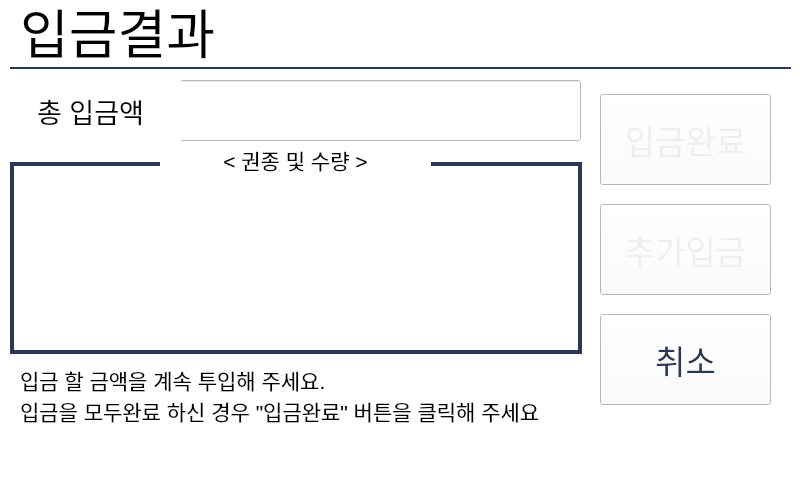
<?xml version="1.0" encoding="UTF-8"?>
<ui version="4.0">
 <class>page_result</class>
 <widget class="QWidget" name="page_result">
  <property name="geometry">
   <rect>
    <x>0</x>
    <y>0</y>
    <width>800</width>
    <height>480</height>
   </rect>
  </property>
  <property name="windowTitle">
   <string>Form</string>
  </property>
  <property name="styleSheet">
   <string notr="true">background-color: rgb(255, 255, 255);</string>
  </property>
  <widget class="QPushButton" name="btn_receipt">
   <property name="geometry">
    <rect>
     <x>820</x>
     <y>130</y>
     <width>171</width>
     <height>91</height>
    </rect>
   </property>
   <property name="font">
    <font>
     <pointsize>20</pointsize>
    </font>
   </property>
   <property name="styleSheet">
    <string notr="true">border-image: url(:/image/B2.png);</string>
   </property>
   <property name="text">
    <string>영수증</string>
   </property>
  </widget>
  <widget class="QLabel" name="label">
   <property name="geometry">
    <rect>
     <x>20</x>
     <y>350</y>
     <width>561</width>
     <height>91</height>
    </rect>
   </property>
   <property name="font">
    <font>
     <pointsize>16</pointsize>
     <weight>50</weight>
     <bold>false</bold>
    </font>
   </property>
   <property name="text">
    <string>입금 할 금액을 계속 투입해 주세요.  
입금을 모두완료 하신 경우 &quot;입금완료&quot; 버튼을 클릭해 주세요</string>
   </property>
  </widget>
  <widget class="QLineEdit" name="edit_eachTotal">
   <property name="geometry">
    <rect>
     <x>180</x>
     <y>80</y>
     <width>401</width>
     <height>61</height>
    </rect>
   </property>
   <property name="font">
    <font>
     <pointsize>17</pointsize>
     <weight>75</weight>
     <bold>true</bold>
    </font>
   </property>
   <property name="cursor">
    <cursorShape>ArrowCursor</cursorShape>
   </property>
   <property name="mouseTracking">
    <bool>true</bool>
   </property>
   <property name="focusPolicy">
    <enum>Qt::NoFocus</enum>
   </property>
   <property name="acceptDrops">
    <bool>true</bool>
   </property>
   <property name="styleSheet">
    <string notr="true">border-image: url(:/image/금액란.png);
color: rgb(255, 255, 255);</string>
   </property>
   <property name="text">
    <string/>
   </property>
   <property name="alignment">
    <set>Qt::AlignCenter</set>
   </property>
  </widget>
  <widget class="QLabel" name="label_2">
   <property name="geometry">
    <rect>
     <x>20</x>
     <y>0</y>
     <width>261</width>
     <height>61</height>
    </rect>
   </property>
   <property name="font">
    <font>
     <pointsize>40</pointsize>
     <weight>50</weight>
     <bold>false</bold>
     <underline>false</underline>
    </font>
   </property>
   <property name="text">
    <string>입금결과 </string>
   </property>
  </widget>
  <widget class="QLabel" name="label_3">
   <property name="geometry">
    <rect>
     <x>0</x>
     <y>80</y>
     <width>181</width>
     <height>61</height>
    </rect>
   </property>
   <property name="font">
    <font>
     <pointsize>20</pointsize>
     <weight>50</weight>
     <bold>false</bold>
    </font>
   </property>
   <property name="text">
    <string>총 입금액</string>
   </property>
   <property name="alignment">
    <set>Qt::AlignCenter</set>
   </property>
  </widget>
  <widget class="QLabel" name="lbl_status">
   <property name="geometry">
    <rect>
     <x>280</x>
     <y>20</y>
     <width>491</width>
     <height>41</height>
    </rect>
   </property>
   <property name="font">
    <font>
     <pointsize>15</pointsize>
     <weight>50</weight>
     <bold>false</bold>
    </font>
   </property>
   <property name="text">
    <string/>
   </property>
  </widget>
  <widget class="QWidget" name="layoutWidget">
   <property name="geometry">
    <rect>
     <x>600</x>
     <y>80</y>
     <width>173</width>
     <height>341</height>
    </rect>
   </property>
   <layout class="QVBoxLayout" name="verticalLayout">
    <property name="spacing">
     <number>5</number>
    </property>
    <property name="topMargin">
     <number>0</number>
    </property>
    <property name="bottomMargin">
     <number>0</number>
    </property>
    <item>
     <widget class="QPushButton" name="btn_confirmDeposit">
      <property name="minimumSize">
       <size>
        <width>171</width>
        <height>91</height>
       </size>
      </property>
      <property name="maximumSize">
       <size>
        <width>171</width>
        <height>91</height>
       </size>
      </property>
      <property name="font">
       <font>
        <pointsize>25</pointsize>
       </font>
      </property>
      <property name="focusPolicy">
       <enum>Qt::NoFocus</enum>
      </property>
      <property name="styleSheet">
       <string notr="true">border-image: url(:/image/버튼4.png);
color: rgb(238, 238, 236);</string>
      </property>
      <property name="text">
       <string>입금완료</string>
      </property>
     </widget>
    </item>
    <item>
     <widget class="QPushButton" name="btn_additionalDeposit">
      <property name="minimumSize">
       <size>
        <width>171</width>
        <height>91</height>
       </size>
      </property>
      <property name="maximumSize">
       <size>
        <width>171</width>
        <height>91</height>
       </size>
      </property>
      <property name="font">
       <font>
        <pointsize>25</pointsize>
       </font>
      </property>
      <property name="focusPolicy">
       <enum>Qt::NoFocus</enum>
      </property>
      <property name="styleSheet">
       <string notr="true">border-image: url(:/image/버튼4.png);
color: rgb(238, 238, 236);</string>
      </property>
      <property name="text">
       <string>추가입금</string>
      </property>
     </widget>
    </item>
    <item>
     <widget class="QPushButton" name="btn_cancelDeposit">
      <property name="minimumSize">
       <size>
        <width>171</width>
        <height>91</height>
       </size>
      </property>
      <property name="maximumSize">
       <size>
        <width>171</width>
        <height>91</height>
       </size>
      </property>
      <property name="font">
       <font>
        <pointsize>25</pointsize>
       </font>
      </property>
      <property name="focusPolicy">
       <enum>Qt::NoFocus</enum>
      </property>
      <property name="styleSheet">
       <string notr="true">border-image: url(:/image/버튼5.png);
color: rgb(41, 56, 83);</string>
      </property>
      <property name="text">
       <string>취소</string>
      </property>
     </widget>
    </item>
   </layout>
  </widget>
  <widget class="Line" name="line">
   <property name="geometry">
    <rect>
     <x>10</x>
     <y>60</y>
     <width>781</width>
     <height>16</height>
    </rect>
   </property>
   <property name="styleSheet">
    <string notr="true">color: rgb(41, 56, 83);</string>
   </property>
   <property name="frameShadow">
    <enum>QFrame::Plain</enum>
   </property>
   <property name="lineWidth">
    <number>2</number>
   </property>
   <property name="orientation">
    <enum>Qt::Horizontal</enum>
   </property>
  </widget>
  <widget class="QTableWidget" name="table_result">
   <property name="geometry">
    <rect>
     <x>10</x>
     <y>162</y>
     <width>572</width>
     <height>192</height>
    </rect>
   </property>
   <property name="font">
    <font>
     <pointsize>20</pointsize>
    </font>
   </property>
   <property name="focusPolicy">
    <enum>Qt::NoFocus</enum>
   </property>
   <property name="styleSheet">
    <string notr="true">#table_result{
border: 4px solid rgb(41,56,83);
}

QHeaderView::section {
    background-color: rgb(255, 255, 255);
	color: rgb(255, 255, 255);
    border: none;
}


</string>
   </property>
   <property name="editTriggers">
    <set>QAbstractItemView::NoEditTriggers</set>
   </property>
   <property name="dragDropOverwriteMode">
    <bool>false</bool>
   </property>
   <property name="alternatingRowColors">
    <bool>true</bool>
   </property>
   <property name="selectionMode">
    <enum>QAbstractItemView::NoSelection</enum>
   </property>
   <property name="textElideMode">
    <enum>Qt::ElideMiddle</enum>
   </property>
   <property name="showGrid">
    <bool>false</bool>
   </property>
   <property name="gridStyle">
    <enum>Qt::SolidLine</enum>
   </property>
   <attribute name="horizontalHeaderVisible">
    <bool>true</bool>
   </attribute>
   <attribute name="horizontalHeaderDefaultSectionSize">
    <number>188</number>
   </attribute>
   <attribute name="horizontalHeaderHighlightSections">
    <bool>false</bool>
   </attribute>
   <attribute name="verticalHeaderVisible">
    <bool>false</bool>
   </attribute>
   <attribute name="verticalHeaderHighlightSections">
    <bool>false</bool>
   </attribute>
   <column>
    <property name="text">
     <string>1</string>
    </property>
   </column>
   <column>
    <property name="text">
     <string>2</string>
    </property>
   </column>
   <column>
    <property name="text">
     <string>3</string>
    </property>
   </column>
  </widget>
  <widget class="QLabel" name="label_4">
   <property name="geometry">
    <rect>
     <x>160</x>
     <y>144</y>
     <width>271</width>
     <height>31</height>
    </rect>
   </property>
   <property name="font">
    <font>
     <pointsize>16</pointsize>
     <weight>50</weight>
     <bold>false</bold>
    </font>
   </property>
   <property name="styleSheet">
    <string notr="true">background-color: rgb(255, 255, 255);</string>
   </property>
   <property name="text">
    <string>&lt; 권종 및 수량 &gt;</string>
   </property>
   <property name="alignment">
    <set>Qt::AlignCenter</set>
   </property>
  </widget>
  <zorder>btn_receipt</zorder>
  <zorder>label</zorder>
  <zorder>edit_eachTotal</zorder>
  <zorder>label_2</zorder>
  <zorder>label_3</zorder>
  <zorder>layoutWidget</zorder>
  <zorder>lbl_status</zorder>
  <zorder>line</zorder>
  <zorder>table_result</zorder>
  <zorder>label_4</zorder>
 </widget>
 <resources/>
 <connections/>
</ui>
